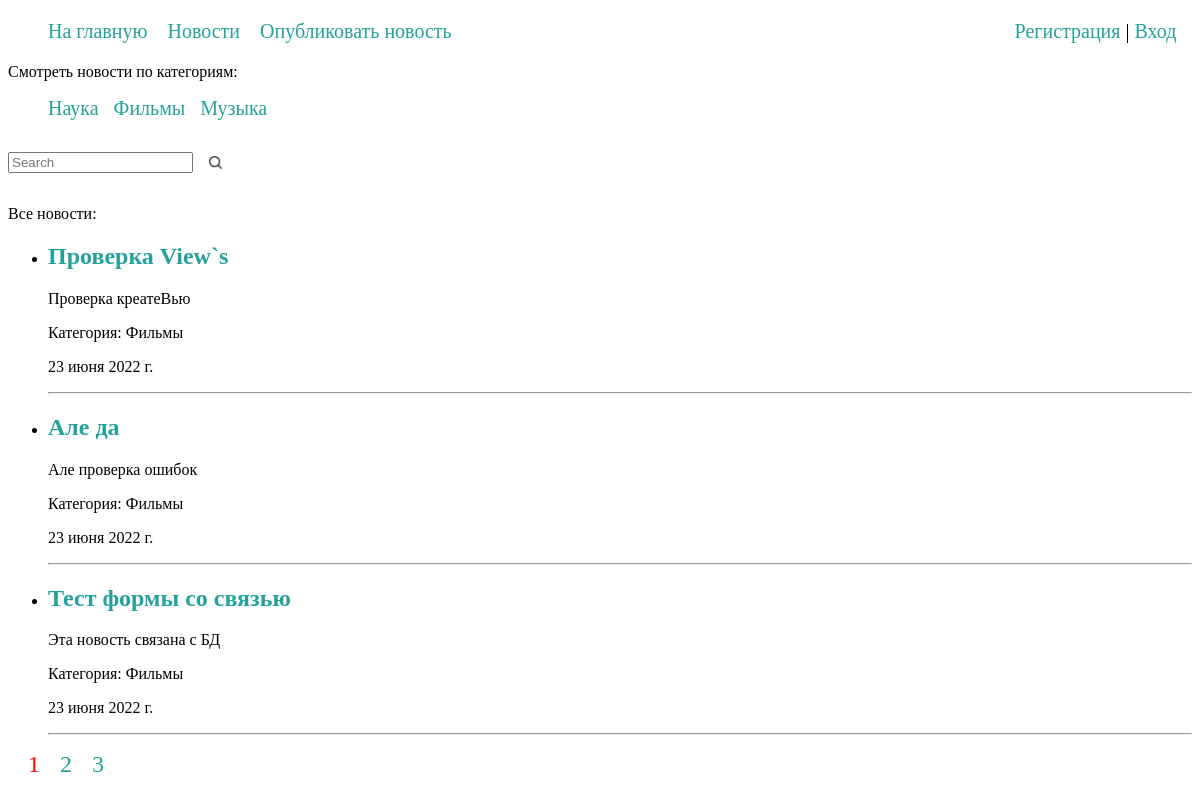
Page /news/ on the committed database.
### news/models.py (models this page shows, shortened)
class Category(models.Model):
    name = models.CharField(max_length=100, db_index=True, verbose_name='Категория')
    slug = models.SlugField(max_length=255, db_index=True, unique=True, verbose_name='URL')
    def __str__(self):
        return self.name
    def get_absolute_url(self):
        return reverse('category', kwargs={'cat_slug': self.slug})
    class Meta:
        verbose_name = 'Категории'
        verbose_name_plural = 'Категории'
        ordering = ['id']

class News(models.Model):
    title = models.CharField(max_length=255, verbose_name='Заголовок')
    content = models.TextField(blank=False, verbose_name='Текст новости')
    category = models.CharField(max_length=100)
    time_created = models.DateTimeField(auto_now_add=True)
    cat = models.ForeignKey('Category', on_delete=models.CASCADE, null=True, verbose_name='Категория')
    def get_absolute_url(self):
        return reverse('newsById', kwargs={'news_id': self.pk})
    class Meta:
        verbose_name = 'Новости'
        verbose_name_plural = 'Новости'
        ordering = ['-time_created', 'title']

### news/views.py (the view)
# urls.py: path('news/', AllNews.as_view(), name='news'),
class AllNews(DataMixin, ListView):
    model = News
    template_name = "news/news.html"
    context_object_name = 'posts'
    paginate_by = 3
    def get_context_data(self, *,object_list=None, **kwargs):
        context = super().get_context_data(**kwargs)
        context['form'] = SearchNews()
        mix_def = self.get_user_context(title='Новости')
        return dict(list(context.items()) + list(mix_def.items()))

### news/forms.py
class SearchNews(forms.Form):
    searchBy = forms.CharField(max_length=150, label="", help_text="",
                               widget=forms.TextInput(attrs={'placeholder': 'Search'}))

### news/utils.py (called while the page is built)
    def get_user_context(self, **kwargs):
        context = kwargs
        cats = Category.objects.all()
        context['menu'] = menu
        context['cats'] = cats
        return context

### news/templates/news/news.html (shortened to what this page needs)
{% extends 'news/base.html' %}
{% load static %}
{% block content %}
<p>Смотреть новости по категориям:</p>
<div class="divcat">
<ul class="cati">
{% for c in cats %}
     <li>
         <a href="{{ c.get_absolute_url }}">{{c.name}}</a>
     </li>
{% endfor %}
</ul>
</div>
    <form action="searchBy?page=1" method="post" class="forSearch">
        {% for f in form %}
            <p class="formfield"><label for="{{ f.id_for_label }}">{{ f.label }} </label>{{ f }}</p>
        {% endfor %}
        <input type="image" class="searchBtn" src="{% static 'news/img/search.png' %}" border="0" alt="Submit" />
    </form>
<p>Все новости:</p>
<ul>
{% for p in posts %}
    <li>
        <h2><a href="{{ p.get_absolute_url }}">{{p.title}}</a></h2>
        <p>{{p.content}}</p>
        <p>Категория: {{p.cat}}</p>
        <P>{{p.time_created|date:""}}</P>
    </li>
    <hr>
{% endfor %}
</ul>
{% if page_obj.has_other_pages %}
<nav class="paginate">
    <ul class="forPaginate">
        <li>
            {% if page_obj.number == 1 %}
            <a href="?page=1" style="color: red;">1</a>
            {% else %}
            <a href="?page=1">1</a>
            {% endif %}
        </li>
        {% for p in paginator.page_range %}
            {% if p != 1 and p != page_obj.paginator.num_pages %}
                {% if p >= page_obj.number|add:-2 and p <= page_obj.number|add:2 %}
                    <li>
                        {% if page_obj.number == p %}
                            <a href="?page={{ p }}" style="color: red;">{{ p }}</a>
                        {% else %}
                            <a href="?page={{ p }}">{{ p }}</a>
                        {% endif %}
                    </li>
                 {% elif p == 2 or p == paginator.num_pages|add:-1 %}
                    <li>
                       <a href="#" style="color: black;">...</a>
                    </li>
                {% endif %}
            {% endif %}
        {% endfor %}
        <li>
            {% if page_obj.number == page_obj.paginator.num_pages %}
            <a href="?page={{ page_obj.paginator.num_pages }}" style="color: red;">{{ page_obj.paginator.num_pages }}</a>
            {% else %}
            <a href="?page={{ page_obj.paginator.num_pages }}">{{ page_obj.paginator.num_pages }}</a>
            {% endif %}
        </li>
    </ul>
</nav>
{% endif %}
{% endblock %}

### news/static/news/css/styles.css (style rules this page uses)
.divcat { background-color:#eeeeee; display:inline; }
.cati li { display: inline; font-size: 20px; margin: 0px 10px 0px 0px; }
a:active, a:hover, a { text-decoration: none; color: #24a19c; }
.formfield * { vertical-align: middle; }
.forSearch { display: flex; align-items: center; }
.searchBtn { width: 15px; height: 15px; margin-left: 15px; }
.forPaginate { list-style: none; margin: 0; padding-left: 0; display: flex; font-size: 24px; }
.paginate { display: inline; }
.forPaginate li { margin-left: 20px; }

### rows in the picture
Category: name "Наука"
Category: name "Фильмы"
Category: name "Музыка"
News: title "Проверка View`s", content "Проверка креатеВью", cat "Фильмы", time_created "23 июня 2022 г."
News: title "Але да", content "Але проверка ошибок", cat "Фильмы", time_created "23 июня 2022 г."
News: title "Тест формы со связью", content "Эта новость связана с БД", cat "Фильмы", time_created "23 июня 2022 г."

### other values in the picture
{{ m.title }} "На главную" "Новости" "Опубликовать новость"
{{ p }} "2"
{{ page_obj.paginator.num_pages }} "3"
